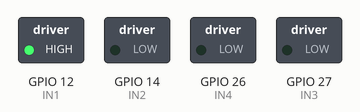
Bench run of a sketch on a simulated ESP32. Shown: switched loads named in the sketch (green lamp = pin HIGH).

Above: at 1.0 s.
At 2.2 s:
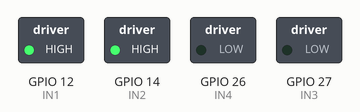
At 3.5 s:
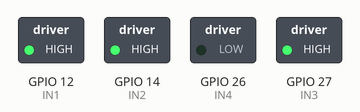
At 6.0 s:
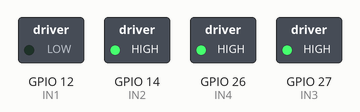
At 8.5 s:
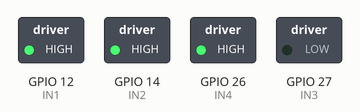
At 11.0 s:
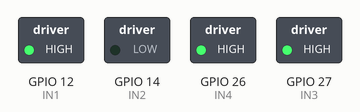
Timing chart, 0 to 13.0 s (numbered marks = the images above):
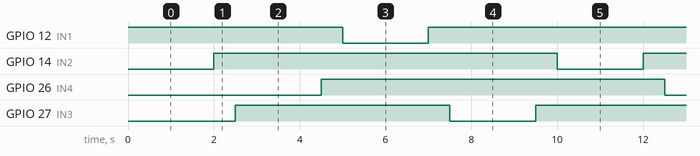

The sketch:

ponteh.ino
```cpp
#include <Arduino.h>
// Definindo pinos do NodeMcu para driver Ponte H
// Pinos de controle motor A
int IN1 = 12;
int IN2 = 14;
// Pinos de controle motor B
int IN3 = 27;
int IN4 = 26;

void setup(){
    //Define os pinos como saida
    pinMode(IN1, OUTPUT);
    pinMode(IN2, OUTPUT);
    pinMode(IN3, OUTPUT);
    pinMode(IN4, OUTPUT);
}

void loop(){
    //Gira o Motor A no sentido horario
    digitalWrite(IN1, HIGH);
    digitalWrite(IN2, LOW);
    delay(2000); //aguarda 2s

    //Para o motor A
    digitalWrite(IN1, HIGH);
    digitalWrite(IN2, HIGH);
    delay(500);//aguarda 500 ms

    //Gira o Motor B no sentido horario
    digitalWrite(IN3, HIGH);
    digitalWrite(IN4, LOW);
    delay(2000); //aguarda 2s

    //Para o motor B
    digitalWrite(IN3, HIGH);
    digitalWrite(IN4, HIGH);
    delay(500);//aguarda 500 ms

    //Gira o Motor A no sentido anti-horario
    digitalWrite(IN1, LOW);
    digitalWrite(IN2, HIGH);
    delay(2000); //aguarda 2s

    //Para o motor A
    digitalWrite(IN1, HIGH);
    digitalWrite(IN2, HIGH);
    delay(500); //aguarda 500 ms

    //Gira o Motor B no sentido anti-horario
    digitalWrite(IN3, LOW);
    digitalWrite(IN4, HIGH);
    delay(2000);//aguarda 2s

    //Para o motor B
    digitalWrite(IN3, HIGH);
    digitalWrite(IN4, HIGH);
    delay(500); //aguarda 500ms

}
```

Measured:
- by itself, GPIO 12 (IN1), GPIO 27 (IN3): repeats every 10.0 s: LOW 2.0 s, HIGH 8.0 s
- by itself, GPIO 14 (IN2), GPIO 26 (IN4): alternates HIGH for 8.0 s and LOW for 2.0 s
